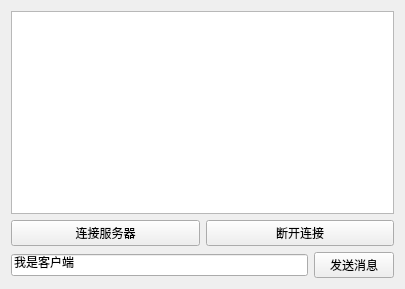
<?xml version="1.0" encoding="UTF-8"?>
<ui version="4.0">
 <class>Widget</class>
 <widget class="QWidget" name="Widget">
  <property name="geometry">
   <rect>
    <x>0</x>
    <y>0</y>
    <width>405</width>
    <height>289</height>
   </rect>
  </property>
  <property name="windowTitle">
   <string>Widget</string>
  </property>
  <layout class="QHBoxLayout" name="horizontalLayout_3">
   <item>
    <layout class="QVBoxLayout" name="verticalLayout">
     <item>
      <widget class="QTextBrowser" name="textBrowser"/>
     </item>
     <item>
      <layout class="QHBoxLayout" name="horizontalLayout">
       <item>
        <widget class="QPushButton" name="connectBtn">
         <property name="text">
          <string>连接服务器</string>
         </property>
        </widget>
       </item>
       <item>
        <widget class="QPushButton" name="disconnectBtn">
         <property name="text">
          <string>断开连接</string>
         </property>
        </widget>
       </item>
      </layout>
     </item>
     <item>
      <layout class="QHBoxLayout" name="horizontalLayout_2">
       <item>
        <widget class="QLineEdit" name="lineEdit">
         <property name="text">
          <string>我是客户端</string>
         </property>
        </widget>
       </item>
       <item>
        <widget class="QPushButton" name="sendMsgBtn">
         <property name="text">
          <string>发送消息</string>
         </property>
        </widget>
       </item>
      </layout>
     </item>
    </layout>
   </item>
  </layout>
 </widget>
 <layoutdefault spacing="6" margin="11"/>
 <resources/>
 <connections/>
</ui>
